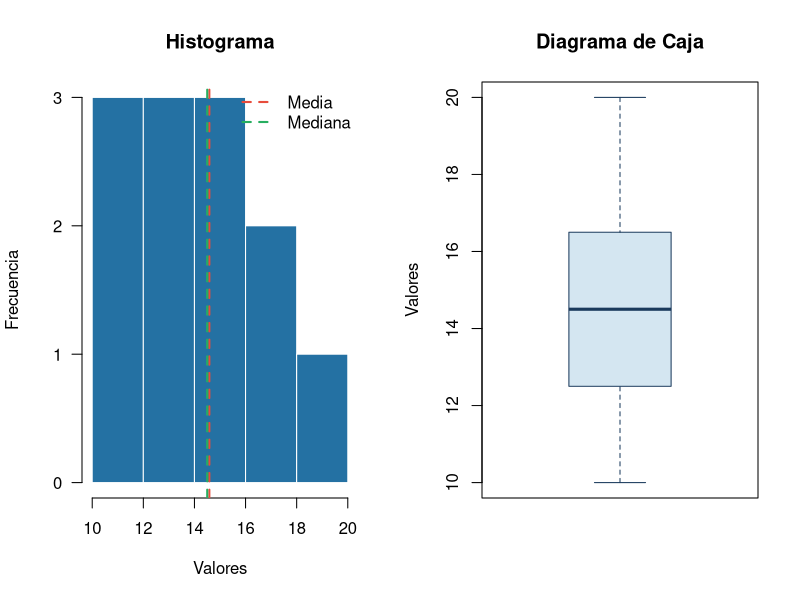
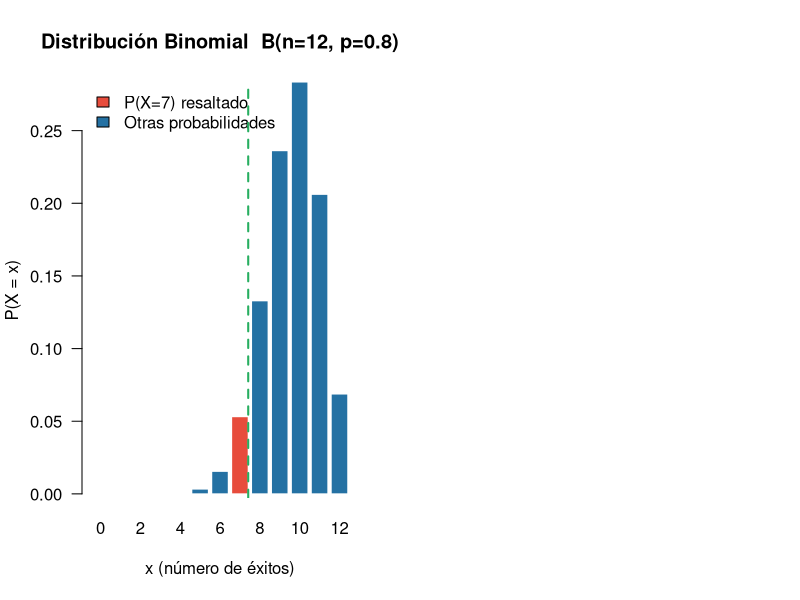
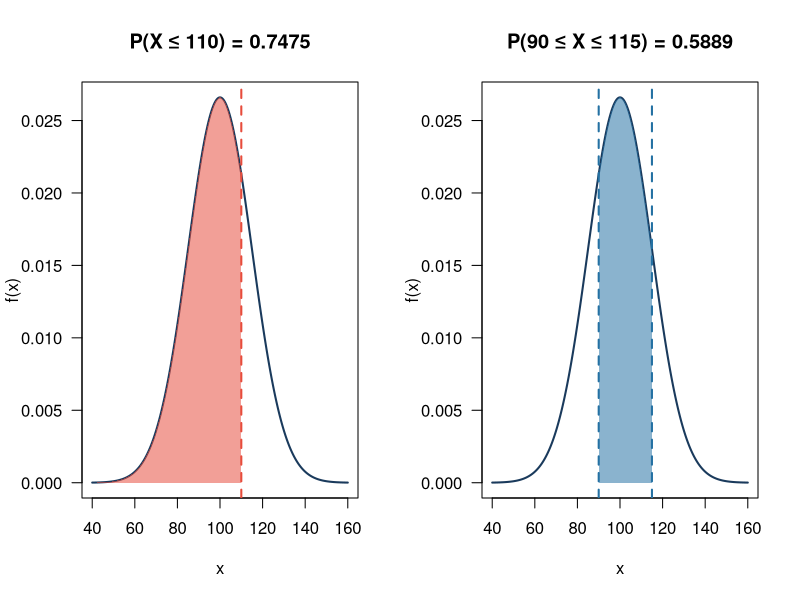
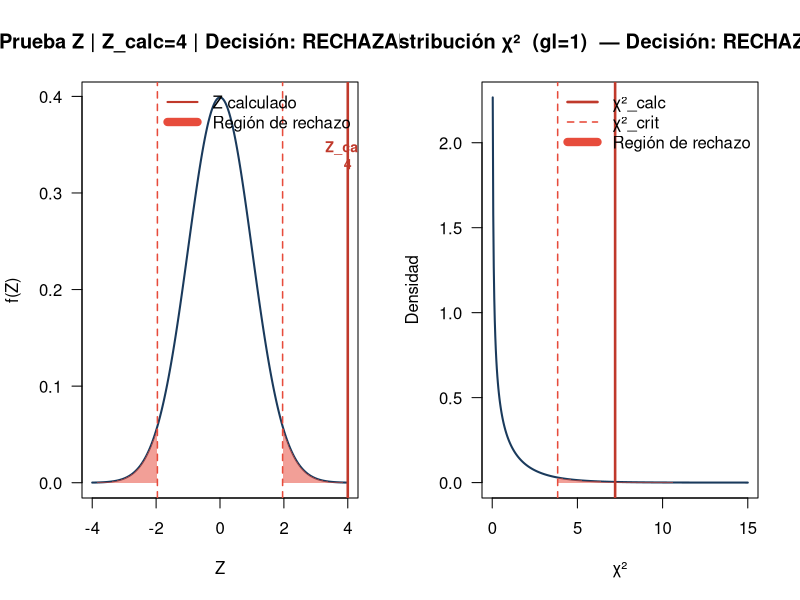
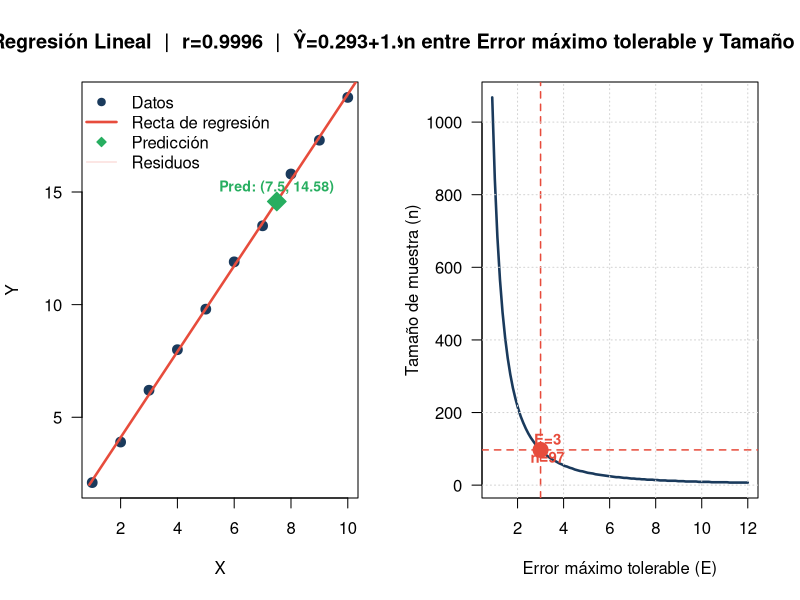

Recreate these plots in R, in order.
## ---- chunk 1
knitr::opts_chunk$set(
  echo = TRUE,        # Muestra el código
  message = FALSE,
  warning = FALSE,
  fig.align = "center",
  fig.width = 8,
  fig.height = 5
)
# Paquetes necesarios
library(ggplot2)
## ---- chunk 2
# ─── DATOS DE ENTRADA — modifique aquí ───────────────────────
datos <- c(12, 15, 14, 10, 18, 20, 14, 16, 15, 13, 17, 11)

# ─── CÁLCULOS ─────────────────────────────────────────────────
n       <- length(datos)
media   <- mean(datos)
mediana <- median(datos)
moda_tab <- table(datos)
moda    <- as.numeric(names(moda_tab)[moda_tab == max(moda_tab)])
var_m   <- var(datos)          # varianza muestral
sd_m    <- sd(datos)           # desv. estándar muestral
var_p   <- var(datos)*(n-1)/n  # varianza poblacional
sd_p    <- sqrt(var_p)
cv      <- sd_m / media * 100  # coeficiente de variación
rango   <- max(datos) - min(datos)
q1      <- quantile(datos, 0.25)
q3      <- quantile(datos, 0.75)
iqr     <- q3 - q1

# Asimetría de Pearson
asimetria <- 3 * (media - mediana) / sd_m

# ─── RESULTADOS ───────────────────────────────────────────────
cat("════════════════════════════════════════\n")
cat("  ESTADÍSTICA DESCRIPTIVA\n")
cat("════════════════════════════════════════\n")
cat(sprintf("  n = %d observaciones\n", n))
cat(sprintf("  Mínimo / Máximo:  %.2f / %.2f\n", min(datos), max(datos)))
cat(sprintf("  Rango:            %.4f\n", rango))
cat("────────────────────────────────────────\n")
cat("  TENDENCIA CENTRAL\n")
cat(sprintf("  Media (X̄):        %.4f\n", media))
cat(sprintf("  Mediana:          %.4f\n", mediana))
cat(sprintf("  Moda:             %s\n", paste(moda, collapse=", ")))
cat("────────────────────────────────────────\n")
cat("  DISPERSIÓN\n")
cat(sprintf("  Varianza muestral (s²):     %.4f\n", var_m))
cat(sprintf("  Desv. est. muestral (s):    %.4f\n", sd_m))
cat(sprintf("  Varianza poblacional (σ²):  %.4f\n", var_p))
cat(sprintf("  Desv. est. poblacional (σ): %.4f\n", sd_p))
cat(sprintf("  Coef. variación (CV%%):      %.2f%%\n", cv))
cat("────────────────────────────────────────\n")
cat("  POSICIÓN\n")
cat(sprintf("  Q1 (25%%): %.4f | Q3 (75%%): %.4f | IQR: %.4f\n", q1, q3, iqr))
cat("────────────────────────────────────────\n")
cat("  ASIMETRÍA (Coef. Pearson)\n")
cat(sprintf("  Asimetría: %.4f → %s\n", asimetria,
    ifelse(abs(asimetria)<0.1,"Simétrica",
    ifelse(asimetria>0,"Asimétrica (+) cola derecha","Asimétrica (-) cola izquierda"))))
cat("════════════════════════════════════════\n")
## ---- chunk 3
par(mfrow=c(1,2))

# Histograma
hist(datos, col="#2471a3", border="white",
     main="Histograma", xlab="Valores", ylab="Frecuencia",
     las=1)
abline(v=media,   col="#e74c3c", lwd=2, lty=2)
abline(v=mediana, col="#27ae60", lwd=2, lty=2)
legend("topright", legend=c("Media","Mediana"),
       col=c("#e74c3c","#27ae60"), lwd=2, lty=2, bty="n")

# Boxplot
boxplot(datos, col="#d4e6f1", border="#1a3a5c",
        main="Diagrama de Caja", ylab="Valores",
        notch=FALSE)
## ---- chunk 4
# ─── PARÁMETROS — modifique aquí ─────────────────────────────
n <- 12      # Número de ensayos
p <- 0.80    # Probabilidad de éxito
x <- 7       # Número de éxitos de interés

# ─── CÁLCULOS ─────────────────────────────────────────────────
q      <- 1 - p
mu_bin <- n * p
var_bin <- n * p * q
sd_bin  <- sqrt(var_bin)

# Tipos de probabilidad
P_igual        <- dbinom(x, n, p)
P_menor_igual  <- pbinom(x, n, p)
P_mayor_igual  <- 1 - pbinom(x-1, n, p)
P_menor        <- pbinom(x-1, n, p)
P_mayor        <- 1 - pbinom(x, n, p)

# Tabla completa
xs     <- 0:n
probs  <- dbinom(xs, n, p)
acum   <- pbinom(xs, n, p)

cat("════════════════════════════════════════\n")
cat(sprintf("  DISTRIBUCIÓN BINOMIAL B(n=%d, p=%.2f)\n", n, p))
cat("════════════════════════════════════════\n")
cat(sprintf("  q = 1-p = %.4f\n", q))
cat(sprintf("  μ = n·p = %d × %.2f = %.4f\n", n, p, mu_bin))
cat(sprintf("  σ² = n·p·q = %.4f\n", var_bin))
cat(sprintf("  σ = √(n·p·q) = %.4f\n", sd_bin))
cat("────────────────────────────────────────\n")
cat(sprintf("  P(X = %d)  = %.6f\n", x, P_igual))
cat(sprintf("  P(X ≤ %d)  = %.6f\n", x, P_menor_igual))
cat(sprintf("  P(X ≥ %d)  = %.6f\n", x, P_mayor_igual))
cat(sprintf("  P(X < %d)  = %.6f\n", x, P_menor))
cat(sprintf("  P(X > %d)  = %.6f\n", x, P_mayor))
cat("────────────────────────────────────────\n")
cat("  Intervalo usual (μ ± 2σ):\n")
cat(sprintf("  [%.2f,  %.2f]\n", max(0,mu_bin-2*sd_bin), min(n,mu_bin+2*sd_bin)))
cat("════════════════════════════════════════\n")

# Tabla de distribución
tabla_bin <- data.frame(
  x       = xs,
  "P(X=x)"  = round(probs, 6),
  "P(X≤x)"  = round(acum, 6),
  "P(X≥x)"  = round(1 - pbinom(xs-1, n, p), 6),
  check.names = FALSE
)
knitr::kable(tabla_bin, caption = "Tabla de distribución binomial completa",
             align = "cccc")
## ---- chunk 5
colores <- ifelse(xs == x, "#e74c3c", "#2471a3")
barplot(probs, names.arg = xs, col = colores, border = "white",
        main = paste0("Distribución Binomial  B(n=", n, ", p=", p, ")"),
        xlab = "x (número de éxitos)", ylab = "P(X = x)",
        las = 1)
legend("topleft", legend = c(paste0("P(X=",x,") resaltado"), "Otras probabilidades"),
       fill = c("#e74c3c","#2471a3"), bty="n")
abline(v = (mu_bin/n*n), col = "#27ae60", lty = 2, lwd = 2)
## ---- chunk 6
# ─── PARÁMETROS — modifique aquí ─────────────────────────────
mu    <- 100    # Media poblacional
sigma <- 15     # Desviación estándar

# Caso 1: P(X ≤ x)
x1 <- 110
z1 <- (x1 - mu) / sigma
P1 <- pnorm(z1)

# Caso 2: P(X ≥ x)
x2 <- 85
z2 <- (x2 - mu) / sigma
P2 <- 1 - pnorm(z2)

# Caso 3: P(a ≤ X ≤ b)
a <- 90; b <- 115
za <- (a - mu)/sigma; zb <- (b - mu)/sigma
P3 <- pnorm(zb) - pnorm(za)

# Caso 4: Valor x dado probabilidad (cuantil)
prob_buscada <- 0.95
z_cuantil <- qnorm(prob_buscada)
x_cuantil  <- mu + z_cuantil * sigma

cat("════════════════════════════════════════\n")
cat(sprintf("  DISTRIBUCIÓN NORMAL N(μ=%.1f, σ=%.1f)\n", mu, sigma))
cat("════════════════════════════════════════\n")
cat(sprintf("  Caso 1: P(X ≤ %.1f)\n", x1))
cat(sprintf("    Z = (%.1f-%.1f)/%.1f = %.4f\n", x1, mu, sigma, z1))
cat(sprintf("    P(X ≤ %.1f) = %.6f = %.2f%%\n\n", x1, P1, P1*100))

cat(sprintf("  Caso 2: P(X ≥ %.1f)\n", x2))
cat(sprintf("    Z = (%.1f-%.1f)/%.1f = %.4f\n", x2, mu, sigma, z2))
cat(sprintf("    P(X ≥ %.1f) = %.6f = %.2f%%\n\n", x2, P2, P2*100))

cat(sprintf("  Caso 3: P(%.1f ≤ X ≤ %.1f)\n", a, b))
cat(sprintf("    Za=%.4f, Zb=%.4f\n", za, zb))
cat(sprintf("    Probabilidad = %.6f = %.2f%%\n\n", P3, P3*100))

cat(sprintf("  Caso 4: x tal que P(X ≤ x) = %.2f\n", prob_buscada))
cat(sprintf("    Z = %.4f → x = μ+Z·σ = %.4f\n", z_cuantil, x_cuantil))
cat("════════════════════════════════════════\n")
## ---- chunk 7
par(mfrow=c(1,2))

x_seq <- seq(mu - 4*sigma, mu + 4*sigma, length.out=1000)
y_seq <- dnorm(x_seq, mu, sigma)

# Gráfico 1: P(X ≤ x1)
plot(x_seq, y_seq, type="l", lwd=2, col="#1a3a5c",
     main=paste0("P(X ≤ ", x1, ") = ", round(P1,4)),
     xlab="x", ylab="f(x)", las=1)
x_fill <- x_seq[x_seq <= x1]
y_fill <- dnorm(x_fill, mu, sigma)
polygon(c(x_fill, rev(x_fill)), c(y_fill, rep(0,length(y_fill))),
        col="#e74c3c88", border=NA)
abline(v=x1, col="#e74c3c", lwd=2, lty=2)

# Gráfico 2: P(a ≤ X ≤ b)
plot(x_seq, y_seq, type="l", lwd=2, col="#1a3a5c",
     main=paste0("P(", a, " ≤ X ≤ ", b, ") = ", round(P3,4)),
     xlab="x", ylab="f(x)", las=1)
x_fill2 <- x_seq[x_seq >= a & x_seq <= b]
y_fill2 <- dnorm(x_fill2, mu, sigma)
polygon(c(x_fill2, rev(x_fill2)), c(y_fill2, rep(0,length(y_fill2))),
        col="#2471a388", border=NA)
abline(v=c(a,b), col="#2471a3", lwd=2, lty=2)
## ---- chunk 8
# ─── PARÁMETROS — modifique aquí ─────────────────────────────
mu_0  <- 100    # Media hipotética (H₀)
xbar  <- 102    # Media muestral
sigma_z <- 10   # Desviación estándar poblacional (conocida)
n_z   <- 400    # Tamaño de muestra
alfa_z <- 0.05  # Nivel de significación
cola_z <- "dos" # "dos", "derecha", "izquierda"

# ─── CÁLCULOS ─────────────────────────────────────────────────
sigma_xbar <- sigma_z / sqrt(n_z)
Z_calc     <- (xbar - mu_0) / sigma_xbar
Z_crit     <- switch(cola_z,
  "dos"      = qnorm(1 - alfa_z/2),
  "derecha"  = qnorm(1 - alfa_z),
  "izquierda"= qnorm(alfa_z)
)
p_valor_z <- switch(cola_z,
  "dos"      = 2 * pnorm(-abs(Z_calc)),
  "derecha"  = 1 - pnorm(Z_calc),
  "izquierda"= pnorm(Z_calc)
)
H1_texto <- switch(cola_z,
  "dos"="μ ≠ μ₀","derecha"="μ > μ₀","izquierda"="μ < μ₀")
decision_z <- switch(cola_z,
  "dos"      = if(abs(Z_calc) > Z_crit) "RECHAZAR H₀" else "NO RECHAZAR H₀",
  "derecha"  = if(Z_calc > Z_crit)      "RECHAZAR H₀" else "NO RECHAZAR H₀",
  "izquierda"= if(Z_calc < Z_crit)      "RECHAZAR H₀" else "NO RECHAZAR H₀"
)

cat("════════════════════════════════════════\n")
cat("  PRUEBA Z — UNA MEDIA (σ conocida)\n")
cat("════════════════════════════════════════\n")
cat(sprintf("  H₀: μ = %.4f\n", mu_0))
cat(sprintf("  H₁: %s\n", H1_texto))
cat(sprintf("  α = %.3f | Tipo de prueba: %s\n", alfa_z, cola_z))
cat("────────────────────────────────────────\n")
cat(sprintf("  σ_x̄ = σ/√n = %.4f/√%d = %.6f\n", sigma_z, n_z, sigma_xbar))
cat(sprintf("  Z_calculado = (%.4f - %.4f) / %.6f = %.4f\n",
            xbar, mu_0, sigma_xbar, Z_calc))
cat(sprintf("  Z_crítico   = ±%.4f\n", abs(Z_crit)))
cat(sprintf("  p-valor     = %.6f\n", p_valor_z))
cat("────────────────────────────────────────\n")
cat(sprintf("  DECISIÓN: %s\n", decision_z))
cat("════════════════════════════════════════\n")
## ---- chunk 9
x_range <- seq(-4, 4, 0.01)
y_range <- dnorm(x_range)
plot(x_range, y_range, type="l", lwd=2, col="#1a3a5c",
     main=paste0("Prueba Z | Z_calc=",round(Z_calc,4)," | Decisión: ",decision_z),
     xlab="Z", ylab="f(Z)", las=1)

# Región de rechazo
if(cola_z == "dos") {
  x_rej_r <- x_range[x_range >= abs(Z_crit)]
  x_rej_l <- x_range[x_range <= -abs(Z_crit)]
  polygon(c(x_rej_r, rev(x_rej_r)), c(dnorm(x_rej_r), rep(0,length(x_rej_r))),
          col="#e74c3c88", border=NA)
  polygon(c(x_rej_l, rev(x_rej_l)), c(dnorm(x_rej_l), rep(0,length(x_rej_l))),
          col="#e74c3c88", border=NA)
  abline(v=c(-abs(Z_crit), abs(Z_crit)), col="#e74c3c", lty=2, lwd=1.5)
} else if (cola_z == "derecha") {
  x_rej <- x_range[x_range >= Z_crit]
  polygon(c(x_rej, rev(x_rej)), c(dnorm(x_rej), rep(0,length(x_rej))),
          col="#e74c3c88", border=NA)
  abline(v=Z_crit, col="#e74c3c", lty=2, lwd=1.5)
} else {
  x_rej <- x_range[x_range <= Z_crit]
  polygon(c(x_rej, rev(x_rej)), c(dnorm(x_rej), rep(0,length(x_rej))),
          col="#e74c3c88", border=NA)
  abline(v=Z_crit, col="#e74c3c", lty=2, lwd=1.5)
}
abline(v=Z_calc, col=ifelse(decision_z=="RECHAZAR H₀","#c0392b","#27ae60"),
       lwd=2.5)
text(Z_calc, max(y_range)*0.85, paste0("Z_calc\n",round(Z_calc,4)),
     col=ifelse(decision_z=="RECHAZAR H₀","#c0392b","#27ae60"), font=2, cex=0.85)
legend("topright", legend=c("Z calculado","Región de rechazo"),
       col=c(ifelse(decision_z=="RECHAZAR H₀","#c0392b","#27ae60"),"#e74c3c"),
       lwd=c(2,8), bty="n")
## ---- chunk 10
# ─── PARÁMETROS — modifique aquí ─────────────────────────────
mu_0t  <- 104   # Media hipotética H₀
xbar_t <- 102   # Media muestral
s_t    <- 8     # Desviación estándar muestral
n_t    <- 36    # Tamaño de muestra (puede ser <30 o ≥30)
alfa_t <- 0.05  # Nivel de significación
cola_t <- "dos" # "dos", "derecha", "izquierda"

# ─── CÁLCULOS ─────────────────────────────────────────────────
gl_t    <- n_t - 1
se_t    <- s_t / sqrt(n_t)
t_calc  <- (xbar_t - mu_0t) / se_t
t_crit  <- switch(cola_t,
  "dos"      = qt(1-alfa_t/2, gl_t),
  "derecha"  = qt(1-alfa_t, gl_t),
  "izquierda"= qt(alfa_t, gl_t)
)
p_val_t <- switch(cola_t,
  "dos"      = 2*pt(-abs(t_calc), gl_t),
  "derecha"  = 1-pt(t_calc, gl_t),
  "izquierda"= pt(t_calc, gl_t)
)
decision_t <- switch(cola_t,
  "dos"      = if(abs(t_calc)>t_crit) "RECHAZAR H₀" else "NO RECHAZAR H₀",
  "derecha"  = if(t_calc>t_crit)      "RECHAZAR H₀" else "NO RECHAZAR H₀",
  "izquierda"= if(t_calc<t_crit)      "RECHAZAR H₀" else "NO RECHAZAR H₀"
)

cat("════════════════════════════════════════\n")
cat("  PRUEBA t — UNA MEDIA (σ desconocida)\n")
cat("════════════════════════════════════════\n")
cat(sprintf("  H₀: μ = %.4f\n", mu_0t))
cat(sprintf("  α = %.3f | gl = n-1 = %d\n", alfa_t, gl_t))
cat(sprintf("  SE = s/√n = %.4f/√%d = %.6f\n", s_t, n_t, se_t))
cat(sprintf("  t_calculado = %.4f\n", t_calc))
cat(sprintf("  t_crítico   = ±%.4f  (gl=%d)\n", abs(t_crit), gl_t))
cat(sprintf("  p-valor     = %.6f\n", p_val_t))
cat(sprintf("  DECISIÓN: %s\n", decision_t))
cat("════════════════════════════════════════\n")
## ---- chunk 11
# ─── PARÁMETROS — modifique aquí ─────────────────────────────
P_pob   <- 0.32   # Proporción poblacional H₀
p_mues  <- 0.26   # Proporción muestral observada
n_pr    <- 400    # Tamaño de muestra
alfa_pr <- 0.05   # Nivel de significación
cola_pr <- "dos"  # "dos", "derecha", "izquierda"

# ─── CÁLCULOS ─────────────────────────────────────────────────
Q_pob    <- 1 - P_pob
sigma_p  <- sqrt(P_pob * Q_pob / n_pr)
Z_pr     <- (p_mues - P_pob) / sigma_p
Z_crit_pr <- switch(cola_pr,
  "dos"="dos","derecha"=qnorm(1-alfa_pr),"izquierda"=qnorm(alfa_pr))
Z_crit_pr_val <- switch(cola_pr,
  "dos"=qnorm(1-alfa_pr/2),"derecha"=qnorm(1-alfa_pr),"izquierda"=qnorm(alfa_pr))
p_val_pr <- switch(cola_pr,
  "dos"=2*pnorm(-abs(Z_pr)),"derecha"=1-pnorm(Z_pr),"izquierda"=pnorm(Z_pr))
decision_pr <- switch(cola_pr,
  "dos"      = if(abs(Z_pr)>Z_crit_pr_val) "RECHAZAR H₀" else "NO RECHAZAR H₀",
  "derecha"  = if(Z_pr>Z_crit_pr_val)      "RECHAZAR H₀" else "NO RECHAZAR H₀",
  "izquierda"= if(Z_pr<Z_crit_pr_val)      "RECHAZAR H₀" else "NO RECHAZAR H₀"
)

cat("════════════════════════════════════════\n")
cat("  PRUEBA Z — UNA PROPORCIÓN\n")
cat("════════════════════════════════════════\n")
cat(sprintf("  H₀: P = %.4f | Q = %.4f\n", P_pob, Q_pob))
cat(sprintf("  p (muestral) = %.4f | n = %d\n", p_mues, n_pr))
cat(sprintf("  σ_p = √(P·Q/n) = %.6f\n", sigma_p))
cat(sprintf("  Z_calculado = (%.4f - %.4f) / %.6f = %.4f\n",
            p_mues, P_pob, sigma_p, Z_pr))
cat(sprintf("  Z_crítico   = ±%.4f\n", abs(Z_crit_pr_val)))
cat(sprintf("  p-valor     = %.6f\n", p_val_pr))
cat(sprintf("  DECISIÓN: %s\n", decision_pr))
cat("════════════════════════════════════════\n")
## ---- chunk 12
# ─── PARÁMETROS — modifique aquí ─────────────────────────────
x1_dm <- 68; s1_dm <- 12; n1_dm <- 40
x2_dm <- 65; s2_dm <- 14; n2_dm <- 50
alfa_dm <- 0.05; cola_dm <- "dos"

sigma_delta <- sqrt(s1_dm^2/n1_dm + s2_dm^2/n2_dm)
Z_dm   <- (x1_dm - x2_dm) / sigma_delta
Zcr_dm <- switch(cola_dm,"dos"=qnorm(1-alfa_dm/2),"derecha"=qnorm(1-alfa_dm),"izquierda"=qnorm(alfa_dm))
pv_dm  <- switch(cola_dm,"dos"=2*pnorm(-abs(Z_dm)),"derecha"=1-pnorm(Z_dm),"izquierda"=pnorm(Z_dm))
dec_dm <- switch(cola_dm,
  "dos"      = if(abs(Z_dm)>Zcr_dm) "RECHAZAR H₀" else "NO RECHAZAR H₀",
  "derecha"  = if(Z_dm>Zcr_dm)      "RECHAZAR H₀" else "NO RECHAZAR H₀",
  "izquierda"= if(Z_dm<Zcr_dm)      "RECHAZAR H₀" else "NO RECHAZAR H₀"
)

cat("════════════════════════════════════════\n")
cat("  PRUEBA Z — DIFERENCIA DE MEDIAS\n")
cat("════════════════════════════════════════\n")
cat(sprintf("  Muestra 1: X̄₁=%.2f, s₁=%.2f, n₁=%d\n", x1_dm, s1_dm, n1_dm))
cat(sprintf("  Muestra 2: X̄₂=%.2f, s₂=%.2f, n₂=%d\n", x2_dm, s2_dm, n2_dm))
cat(sprintf("  σ_ΔX̄ = √(s₁²/n₁+s₂²/n₂) = %.6f\n", sigma_delta))
cat(sprintf("  Z_calculado = %.4f\n", Z_dm))
cat(sprintf("  Z_crítico   = ±%.4f\n", abs(Zcr_dm)))
cat(sprintf("  p-valor     = %.6f\n", pv_dm))
cat(sprintf("  DECISIÓN: %s\n", dec_dm))
cat("════════════════════════════════════════\n")
## ---- chunk 13
# ─── PARÁMETROS — modifique aquí ─────────────────────────────
p1_dp <- 0.65; n1_dp <- 200
p2_dp <- 0.60; n2_dp <- 300
alfa_dp <- 0.02; cola_dp <- "dos"

p_pond <- (p1_dp*n1_dp + p2_dp*n2_dp)/(n1_dp+n2_dp)
q_pond <- 1 - p_pond
sigma_dp <- sqrt(p_pond*q_pond*(1/n1_dp + 1/n2_dp))
Z_dp   <- (p1_dp - p2_dp) / sigma_dp
Zcr_dp <- switch(cola_dp,"dos"=qnorm(1-alfa_dp/2),"derecha"=qnorm(1-alfa_dp),"izquierda"=qnorm(alfa_dp))
pv_dp  <- switch(cola_dp,"dos"=2*pnorm(-abs(Z_dp)),"derecha"=1-pnorm(Z_dp),"izquierda"=pnorm(Z_dp))
dec_dp <- switch(cola_dp,
  "dos"=if(abs(Z_dp)>Zcr_dp)"RECHAZAR H₀" else "NO RECHAZAR H₀",
  "derecha"=if(Z_dp>Zcr_dp)"RECHAZAR H₀" else "NO RECHAZAR H₀",
  "izquierda"=if(Z_dp<Zcr_dp)"RECHAZAR H₀" else "NO RECHAZAR H₀"
)

cat("════════════════════════════════════════\n")
cat("  PRUEBA Z — DIFERENCIA DE PROPORCIONES\n")
cat("════════════════════════════════════════\n")
cat(sprintf("  p₁=%.4f, n₁=%d  |  p₂=%.4f, n₂=%d\n", p1_dp, n1_dp, p2_dp, n2_dp))
cat(sprintf("  p̄ ponderada = %.4f,  q̄ = %.4f\n", p_pond, q_pond))
cat(sprintf("  σ_Δp = %.6f\n", sigma_dp))
cat(sprintf("  Z_calculado = %.4f\n", Z_dp))
cat(sprintf("  Z_crítico   = ±%.4f\n", abs(Zcr_dp)))
cat(sprintf("  p-valor     = %.6f\n", pv_dp))
cat(sprintf("  DECISIÓN: %s\n", dec_dp))
cat("════════════════════════════════════════\n")
## ---- chunk 14
# ─── PARÁMETROS — modifique aquí ─────────────────────────────
observadas <- c(16, 10, 15, 18, 14, 17)  # Frecuencias observadas
# Probabilidades esperadas (uniforme si se deja vacío)
probs_esp  <- rep(1/6, 6)                 # Distribución uniforme
alfa_chi_b <- 0.05

# ─── CÁLCULOS ─────────────────────────────────────────────────
n_chi  <- sum(observadas)
k_chi  <- length(observadas)
esperadas <- n_chi * probs_esp
chi2_b <- sum((observadas - esperadas)^2 / esperadas)
gl_b   <- k_chi - 1
chi_crit_b <- qchisq(1 - alfa_chi_b, gl_b)
pval_b     <- 1 - pchisq(chi2_b, gl_b)
dec_b      <- if(chi2_b > chi_crit_b) "RECHAZAR H₀" else "NO RECHAZAR H₀"

cat("════════════════════════════════════════\n")
cat("  CHI-CUADRADO — BONDAD DE AJUSTE\n")
cat("════════════════════════════════════════\n")
cat(sprintf("  n=%d | k=%d | gl=k-1=%d | α=%.3f\n", n_chi, k_chi, gl_b, alfa_chi_b))
cat("  Tabla de cálculo:\n")
cat("  Cat | Obs(O) | Esp(E) | (O-E)²/E\n")
for(i in 1:k_chi)
  cat(sprintf("  %3d | %6.1f | %6.2f | %9.4f\n",
              i, observadas[i], esperadas[i], (observadas[i]-esperadas[i])^2/esperadas[i]))
cat("────────────────────────────────────────\n")
cat(sprintf("  χ²_calculado = %.4f\n", chi2_b))
cat(sprintf("  χ²_crítico   = %.4f  (gl=%d, α=%.3f)\n", chi_crit_b, gl_b, alfa_chi_b))
cat(sprintf("  p-valor      = %.6f\n", pval_b))
cat(sprintf("  DECISIÓN: %s\n", dec_b))
cat("════════════════════════════════════════\n")

# Tabla resultado
df_chi_b <- data.frame(
  Categoría = paste0("Cat ", 1:k_chi),
  Observado = observadas,
  Esperado  = round(esperadas, 2),
  "(O-E)²/E"= round((observadas-esperadas)^2/esperadas, 4),
  check.names = FALSE
)
knitr::kable(df_chi_b, caption="Tabla de bondad de ajuste")
## ---- chunk 15
# ─── PARÁMETROS — modifique aquí ─────────────────────────────
# Ingrese la tabla como matriz (filas x columnas)
mat_obs <- matrix(c(36, 52,
                    26, 86), nrow=2, byrow=TRUE,
                  dimnames=list(c("Masculino","Femenino"),
                                c("Técnicas","Humanísticas")))
alfa_chi_c <- 0.05

# ─── CÁLCULOS ─────────────────────────────────────────────────
nF <- nrow(mat_obs); nC <- ncol(mat_obs)
n_total_c <- sum(mat_obs)
tot_filas_c <- rowSums(mat_obs)
tot_cols_c  <- colSums(mat_obs)
mat_esp_c   <- outer(tot_filas_c, tot_cols_c) / n_total_c
chi2_c  <- sum((mat_obs - mat_esp_c)^2 / mat_esp_c)
gl_c    <- (nF-1)*(nC-1)
chi_cr_c <- qchisq(1-alfa_chi_c, gl_c)
pval_c   <- 1 - pchisq(chi2_c, gl_c)
dec_c    <- if(chi2_c>chi_cr_c) "RECHAZAR H₀" else "NO RECHAZAR H₀"

cat("════════════════════════════════════════\n")
cat("  CHI-CUADRADO — TABLA DE CONTINGENCIA\n")
cat("════════════════════════════════════════\n")
cat(sprintf("  Tabla %dx%d | n=%d | gl=(F-1)(C-1)=%d\n",
            nF, nC, n_total_c, gl_c))
cat("  Frecuencias OBSERVADAS:\n")
print(mat_obs)
cat("  Frecuencias ESPERADAS:\n")
print(round(mat_esp_c, 2))
cat("────────────────────────────────────────\n")
cat(sprintf("  χ²_calculado = %.4f\n", chi2_c))
cat(sprintf("  χ²_crítico   = %.4f  (gl=%d, α=%.3f)\n", chi_cr_c, gl_c, alfa_chi_c))
cat(sprintf("  p-valor      = %.6f\n", pval_c))
cat(sprintf("  DECISIÓN: %s\n", dec_c))
cat(ifelse(dec_c=="RECHAZAR H₀",
    "  → Las variables NO son independientes.\n",
    "  → Las variables son independientes.\n"))
cat("════════════════════════════════════════\n")
## ---- chunk 16
x_chi <- seq(0, max(chi2_c*1.5, chi_cr_c*1.5, 15), length.out=500)
y_chi <- dchisq(x_chi, gl_c)
plot(x_chi, y_chi, type="l", lwd=2, col="#1a3a5c",
     main=paste0("Distribución χ²  (gl=",gl_c,")  — Decisión: ",dec_c),
     xlab="χ²", ylab="Densidad", las=1)
x_rej <- x_chi[x_chi >= chi_cr_c]
polygon(c(x_rej, rev(x_rej)), c(dchisq(x_rej,gl_c), rep(0,length(x_rej))),
        col="#e74c3c88", border=NA)
abline(v=chi2_c, col=if(chi2_c>chi_cr_c)"#c0392b" else "#27ae60", lwd=2.5)
abline(v=chi_cr_c, col="#e74c3c", lwd=1.5, lty=2)
text(chi2_c, max(y_chi)*0.7, paste0("χ²_calc\n",round(chi2_c,3)),
     col="#1a3a5c", font=2, cex=0.85)
legend("topright", legend=c("χ²_calc","χ²_crit","Región de rechazo"),
       col=c(if(chi2_c>chi_cr_c)"#c0392b" else "#27ae60","#e74c3c","#e74c3c"),
       lwd=c(2.5,1.5,8), lty=c(1,2,1), bty="n")
## ---- chunk 17
# ─── PARÁMETROS — modifique aquí ─────────────────────────────
mat_hom <- matrix(c(57, 80, 43,
                    57, 58, 20,
                    56, 45, 24,
                    45, 22, 33), nrow=4, byrow=TRUE,
                  dimnames=list(c("Primero","Segundo","Tercero","Cuarto"),
                                c("Curiosidad","Casual","Moderado-Intenso")))
alfa_hom <- 0.05

# ─── CÁLCULOS (mismo procedimiento que contingencia) ──────────
n_hom    <- sum(mat_hom)
esp_hom  <- outer(rowSums(mat_hom), colSums(mat_hom)) / n_hom
chi2_hom <- sum((mat_hom - esp_hom)^2 / esp_hom)
gl_hom   <- (nrow(mat_hom)-1)*(ncol(mat_hom)-1)
chi_cr_hom <- qchisq(1-alfa_hom, gl_hom)
pval_hom <- 1 - pchisq(chi2_hom, gl_hom)
dec_hom  <- if(chi2_hom>chi_cr_hom) "RECHAZAR H₀" else "NO RECHAZAR H₀"

cat("════════════════════════════════════════\n")
cat("  CHI-CUADRADO — PRUEBA DE HOMOGENEIDAD\n")
cat("════════════════════════════════════════\n")
print(mat_hom)
cat(sprintf("\n  χ²_calculado = %.4f\n", chi2_hom))
cat(sprintf("  χ²_crítico   = %.4f  (gl=%d)\n", chi_cr_hom, gl_hom))
cat(sprintf("  p-valor      = %.6f\n", pval_hom))
cat(sprintf("  DECISIÓN: %s\n", dec_hom))
cat("════════════════════════════════════════\n")
## ---- chunk 18
# ─── DATOS — modifique aquí ───────────────────────────────────
X <- c(1,  2,  3,  4,  5,  6,  7,  8,  9, 10)
Y <- c(2.1,3.9,6.2,8.0,9.8,11.9,13.5,15.8,17.3,19.2)
x_pred <- 7.5   # Valor de X para predicción

# ─── CÁLCULOS ─────────────────────────────────────────────────
n_r  <- length(X)
sum_x  <- sum(X);  sum_y  <- sum(Y)
sum_x2 <- sum(X^2); sum_y2 <- sum(Y^2)
sum_xy <- sum(X*Y)
x_bar_r <- mean(X); y_bar_r <- mean(Y)

b_reg <- (n_r*sum_xy - sum_x*sum_y) / (n_r*sum_x2 - sum_x^2)
a_reg <- y_bar_r - b_reg * x_bar_r

r_pearson <- (n_r*sum_xy - sum_x*sum_y) /
             sqrt((n_r*sum_x2-sum_x^2)*(n_r*sum_y2-sum_y^2))
r2_reg <- r_pearson^2

Y_pred <- a_reg + b_reg * X
residuos <- Y - Y_pred
SSE <- sum(residuos^2)
SST <- sum((Y - y_bar_r)^2)
R2_mod <- 1 - SSE/SST

y_new <- a_reg + b_reg * x_pred

fuerza <- ifelse(abs(r_pearson)>=0.9, "Muy fuerte",
          ifelse(abs(r_pearson)>=0.7, "Fuerte",
          ifelse(abs(r_pearson)>=0.5, "Moderada",
          ifelse(abs(r_pearson)>=0.3, "Debil", "Muy debil"))))

cat("════════════════════════════════════════\n")
cat("  REGRESIÓN LINEAL SIMPLE\n")
cat("════════════════════════════════════════\n")
cat(sprintf("  n = %d pares | X̄=%.4f | Ȳ=%.4f\n", n_r, x_bar_r, y_bar_r))
cat("────────────────────────────────────────\n")
cat("  SUMAS:\n")
cat(sprintf("  ΣX=%.2f | ΣY=%.2f | ΣX²=%.2f\n", sum_x, sum_y, sum_x2))
cat(sprintf("  ΣY²=%.2f | ΣXY=%.2f\n", sum_y2, sum_xy))
cat("────────────────────────────────────────\n")
cat("  CORRELACIÓN:\n")
cat(sprintf("  r = %.6f (%s %s)\n", r_pearson, fuerza,
            ifelse(r_pearson>0, "Positiva", "Negativa")))
cat(sprintf("  r² = %.6f (%.2f%% de variabilidad explicada)\n",
            r2_reg, r2_reg*100))
cat("────────────────────────────────────────\n")
cat("  ECUACIÓN DE REGRESIÓN:\n")
cat(sprintf("  b = %.6f\n", b_reg))
cat(sprintf("  a = %.6f\n", a_reg))
cat(sprintf("  Ŷ = %.4f + %.4f·X\n", a_reg, b_reg))
cat("────────────────────────────────────────\n")
cat(sprintf("  R² del modelo = %.4f\n", R2_mod))
cat(sprintf("  SSE = %.4f\n", SSE))
cat("────────────────────────────────────────\n")
cat(sprintf("  PREDICCIÓN: Para X=%.2f → Ŷ=%.4f\n", x_pred, y_new))
cat("════════════════════════════════════════\n")

# Tabla de valores
df_reg <- data.frame(i=1:n_r, X=X, Y=Y,
                     "Ŷ"=round(Y_pred,4),
                     "Residuo (Y-Ŷ)"=round(residuos,4),
                     "(Y-Ŷ)²"=round(residuos^2,4),
                     check.names=FALSE)
knitr::kable(df_reg, caption="Tabla de regresión lineal")
## ---- chunk 19
x_line <- seq(min(X)*0.9, max(X)*1.1, length.out=200)
y_line <- a_reg + b_reg * x_line

plot(X, Y, pch=19, col="#1a3a5c", cex=1.3,
     main=paste0("Regresión Lineal  |  r=",round(r_pearson,4),
                 "  |  Ŷ=",round(a_reg,3),"+",round(b_reg,3),"·X"),
     xlab="X", ylab="Y", las=1)
lines(x_line, y_line, col="#e74c3c", lwd=2.5)
points(x_pred, y_new, pch=23, bg="#27ae60", col="#27ae60", cex=2)
text(x_pred, y_new, paste0("Pred: (",x_pred,", ",round(y_new,2),")"),
     pos=3, col="#27ae60", font=2, cex=0.85)
for(i in 1:n_r)
  segments(X[i], Y[i], X[i], Y_pred[i], col="#e74c3c44", lwd=1)
legend("topleft", legend=c("Datos","Recta de regresión","Predicción","Residuos"),
       col=c("#1a3a5c","#e74c3c","#27ae60","#e74c3c44"),
       pch=c(19,NA,23,NA), lwd=c(NA,2.5,NA,1),
       pt.bg=c(NA,NA,"#27ae60",NA), bty="n")
## ---- chunk 20
# ─── REGRESIÓN CUADRÁTICA (NO LINEAL) ────────────────────────
X2 <- c(1, 2, 3, 4, 5, 6, 7)
Y2 <- c(3, 8, 15, 24, 35, 48, 63)

# Ajuste cuadrático
fit_cuad <- lm(Y2 ~ poly(X2, 2, raw=TRUE))
coef_cuad <- coef(fit_cuad)

cat("════════════════════════════════════════\n")
cat("  REGRESIÓN CUADRÁTICA (NO LINEAL)\n")
cat("════════════════════════════════════════\n")
cat(sprintf("  Ŷ = %.4f + %.4f·X + %.4f·X²\n",
            coef_cuad[1], coef_cuad[2], coef_cuad[3]))
cat(sprintf("  R² = %.4f\n", summary(fit_cuad)$r.squared))
cat("════════════════════════════════════════\n")

# ─── REGRESIÓN MÚLTIPLE ───────────────────────────────────────
# Ejemplo: Y depende de X1 y X2
X1_m <- c(10, 20, 30, 40, 50, 60, 70)
X2_m <- c(5,  8, 12, 14, 18, 20, 25)
Y_m  <- c(22, 38, 58, 74, 92, 110, 135)

fit_mult <- lm(Y_m ~ X1_m + X2_m)
coef_m   <- coef(fit_mult)

cat("════════════════════════════════════════\n")
cat("  REGRESIÓN MÚLTIPLE: Y = a + b₁X₁ + b₂X₂\n")
cat("════════════════════════════════════════\n")
cat(sprintf("  a  = %.4f\n", coef_m[1]))
cat(sprintf("  b₁ = %.4f (coef. de X₁)\n", coef_m[2]))
cat(sprintf("  b₂ = %.4f (coef. de X₂)\n", coef_m[3]))
cat(sprintf("  R² = %.4f\n", summary(fit_mult)$r.squared))
cat(sprintf("  R ajustado = %.4f\n", summary(fit_mult)$adj.r.squared))
cat("════════════════════════════════════════\n")
## ---- chunk 21
# ─── PARÁMETROS — modifique aquí ─────────────────────────────
N_pob <- 500   # Tamaño de la población
n_mues <- 50   # Tamaño de la muestra
semilla <- 42  # Semilla para reproducibilidad

set.seed(semilla)
muestra_simple <- sort(sample(1:N_pob, n_mues))

cat("════════════════════════════════════════\n")
cat("  MUESTREO ALEATORIO SIMPLE\n")
cat("════════════════════════════════════════\n")
cat(sprintf("  N = %d | n = %d | f = n/N = %.4f\n",
            N_pob, n_mues, n_mues/N_pob))
cat("  Elementos seleccionados:\n")
cat(paste(muestra_simple, collapse=", "), "\n")
cat("════════════════════════════════════════\n")
## ---- chunk 22
# ─── PARÁMETROS — modifique aquí ─────────────────────────────
n_total_est  <- 100  # Muestra total deseada
estratos_nom <- c("Estrato A", "Estrato B", "Estrato C")
N_estratos   <- c(200, 350, 150)  # Tamaño de cada estrato

N_pob_est <- sum(N_estratos)
n_i <- round(n_total_est * N_estratos / N_pob_est)

df_est <- data.frame(
  Estrato = estratos_nom,
  "Nᵢ (Población)" = N_estratos,
  "Proporción Nᵢ/N" = round(N_estratos/N_pob_est, 4),
  "nᵢ (Muestra)" = n_i,
  check.names = FALSE
)

cat("════════════════════════════════════════\n")
cat("  MUESTREO ESTRATIFICADO PROPORCIONAL\n")
cat("════════════════════════════════════════\n")
cat(sprintf("  N_total = %d | n_total = %d\n", N_pob_est, n_total_est))
cat(sprintf("  Fórmula: nᵢ = n_total × Nᵢ/N\n"))
cat("════════════════════════════════════════\n")
knitr::kable(df_est, caption="Distribución de la muestra por estratos")
## ---- chunk 23
# ─── PARÁMETROS — modifique aquí ─────────────────────────────
N_sist  <- 200   # Tamaño población
n_sist  <- 20    # Tamaño muestra
k0_sist <- 3     # Punto de inicio

k_intervalo <- floor(N_sist / n_sist)
elementos_sist <- seq(k0_sist, by=k_intervalo, length.out=n_sist)
elementos_sist <- elementos_sist[elementos_sist <= N_sist]

cat("════════════════════════════════════════\n")
cat("  MUESTREO SISTEMÁTICO\n")
cat("════════════════════════════════════════\n")
cat(sprintf("  N=%d | n=%d | k=N/n=%d | k₀=%d\n",
            N_sist, n_sist, k_intervalo, k0_sist))
cat(sprintf("  Patrón: k₀, k₀+k, k₀+2k, ...\n"))
cat("  Elementos seleccionados:\n")
cat(paste(elementos_sist, collapse=", "), "\n")
cat("════════════════════════════════════════\n")
## ---- chunk 24
# ─── PARA ESTIMAR UNA MEDIA ───────────────────────────────────
sigma_tm  <- 15    # Desviación estándar estimada
E_media   <- 3     # Error máximo tolerable
alfa_tm   <- 0.05  # Nivel de significación
Z_tm      <- qnorm(1 - alfa_tm/2)
n_media_calc <- ceiling((Z_tm * sigma_tm / E_media)^2)

# ─── PARA ESTIMAR UNA PROPORCIÓN ─────────────────────────────
p_tm  <- 0.5    # Proporción estimada (0.5 = máxima varianza)
q_tm  <- 1 - p_tm
E_prop <- 0.05   # Error máximo tolerable
alfa_p <- 0.05
Z_tp   <- qnorm(1 - alfa_p/2)
n_prop_calc <- ceiling(Z_tp^2 * p_tm * q_tm / E_prop^2)

cat("════════════════════════════════════════\n")
cat("  DETERMINACIÓN DEL TAMAÑO DE MUESTRA\n")
cat("════════════════════════════════════════\n")
cat("  PARA ESTIMAR UNA MEDIA:\n")
cat(sprintf("  n = (Z·σ/E)² = (%.4f·%.4f/%.4f)²\n", Z_tm, sigma_tm, E_media))
cat(sprintf("  n = %.2f → n = %d\n", (Z_tm*sigma_tm/E_media)^2, n_media_calc))
cat("────────────────────────────────────────\n")
cat("  PARA ESTIMAR UNA PROPORCIÓN:\n")
cat(sprintf("  n = Z²·p·q/E² = %.4f²·%.2f·%.2f/%.4f²\n",
            Z_tp, p_tm, q_tm, E_prop))
cat(sprintf("  n = %.2f → n = %d\n",
            Z_tp^2*p_tm*q_tm/E_prop^2, n_prop_calc))
cat("════════════════════════════════════════\n")
## ---- chunk 25
E_rango <- seq(E_media*0.3, E_media*4, length.out=100)
n_rango <- ceiling((Z_tm * sigma_tm / E_rango)^2)

plot(E_rango, n_rango, type="l", lwd=2.5, col="#1a3a5c",
     main="Relación entre Error máximo tolerable y Tamaño de muestra",
     xlab="Error máximo tolerable (E)", ylab="Tamaño de muestra (n)", las=1)
abline(v=E_media, col="#e74c3c", lty=2, lwd=1.5)
abline(h=n_media_calc, col="#e74c3c", lty=2, lwd=1.5)
points(E_media, n_media_calc, pch=19, col="#e74c3c", cex=2)
text(E_media*1.1, n_media_calc*1.05,
     paste0("E=",E_media,"\nn=",n_media_calc),
     col="#e74c3c", font=2, cex=0.9)
grid()
## ---- chunk 26
# ─── TABLA DE VALORES CRÍTICOS Z ──────────────────────────────
alfas_ref <- c(0.10, 0.05, 0.025, 0.01, 0.005)
tab_z <- data.frame(
  "α (bilateral)" = c(0.20,0.10,0.05,0.02,0.01),
  "α/2" = alfas_ref,
  "Z_α (cola derecha)" = round(qnorm(1-alfas_ref),4),
  "±Z_α/2 (bilateral)" = round(qnorm(1-alfas_ref/2),4),
  check.names=FALSE
)
knitr::kable(tab_z, caption="Valores críticos Z más usados")

# ─── TABLA DE VALORES CRÍTICOS CHI-CUADRADO ───────────────────
gls_ref <- 1:15
tab_chi <- data.frame(
  gl = gls_ref,
  "χ²_0.10" = round(qchisq(0.90,gls_ref),3),
  "χ²_0.05" = round(qchisq(0.95,gls_ref),3),
  "χ²_0.025"= round(qchisq(0.975,gls_ref),3),
  "χ²_0.01" = round(qchisq(0.99,gls_ref),3),
  "χ²_0.005"= round(qchisq(0.995,gls_ref),3),
  check.names=FALSE
)
knitr::kable(tab_chi, caption="Valores críticos χ² por grados de libertad")

# ─── TABLA DE VALORES t ───────────────────────────────────────
gls_t <- c(5,10,15,20,25,30,40,60,120,200)
tab_t <- data.frame(
  gl = gls_t,
  "t_0.10" = round(qt(0.90, gls_t),4),
  "t_0.05" = round(qt(0.95, gls_t),4),
  "t_0.025"= round(qt(0.975,gls_t),4),
  "t_0.01" = round(qt(0.99, gls_t),4),
  check.names=FALSE
)
knitr::kable(tab_t, caption="Valores críticos t de Student")
